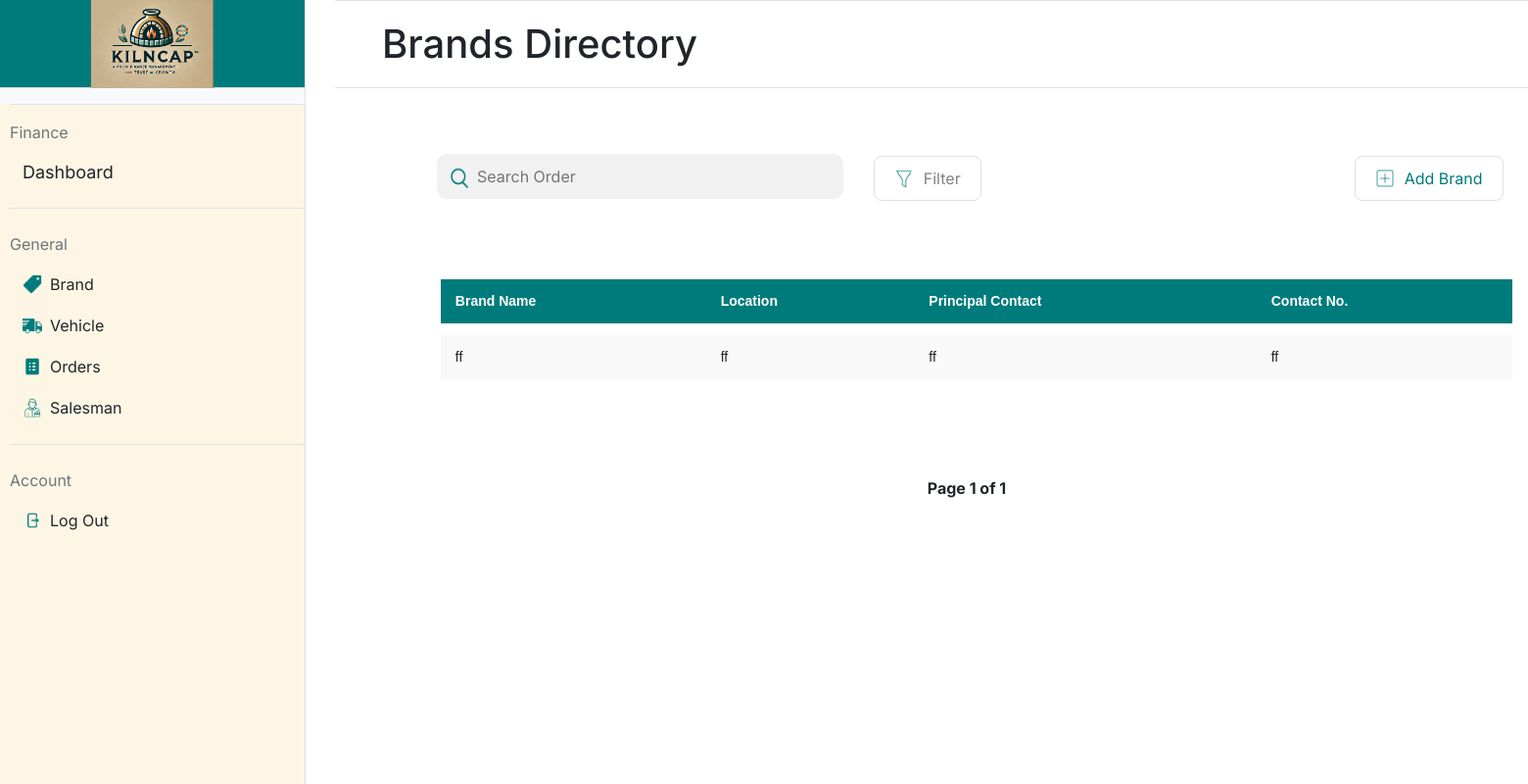
/brand, run on an earlier commit of the app's database.
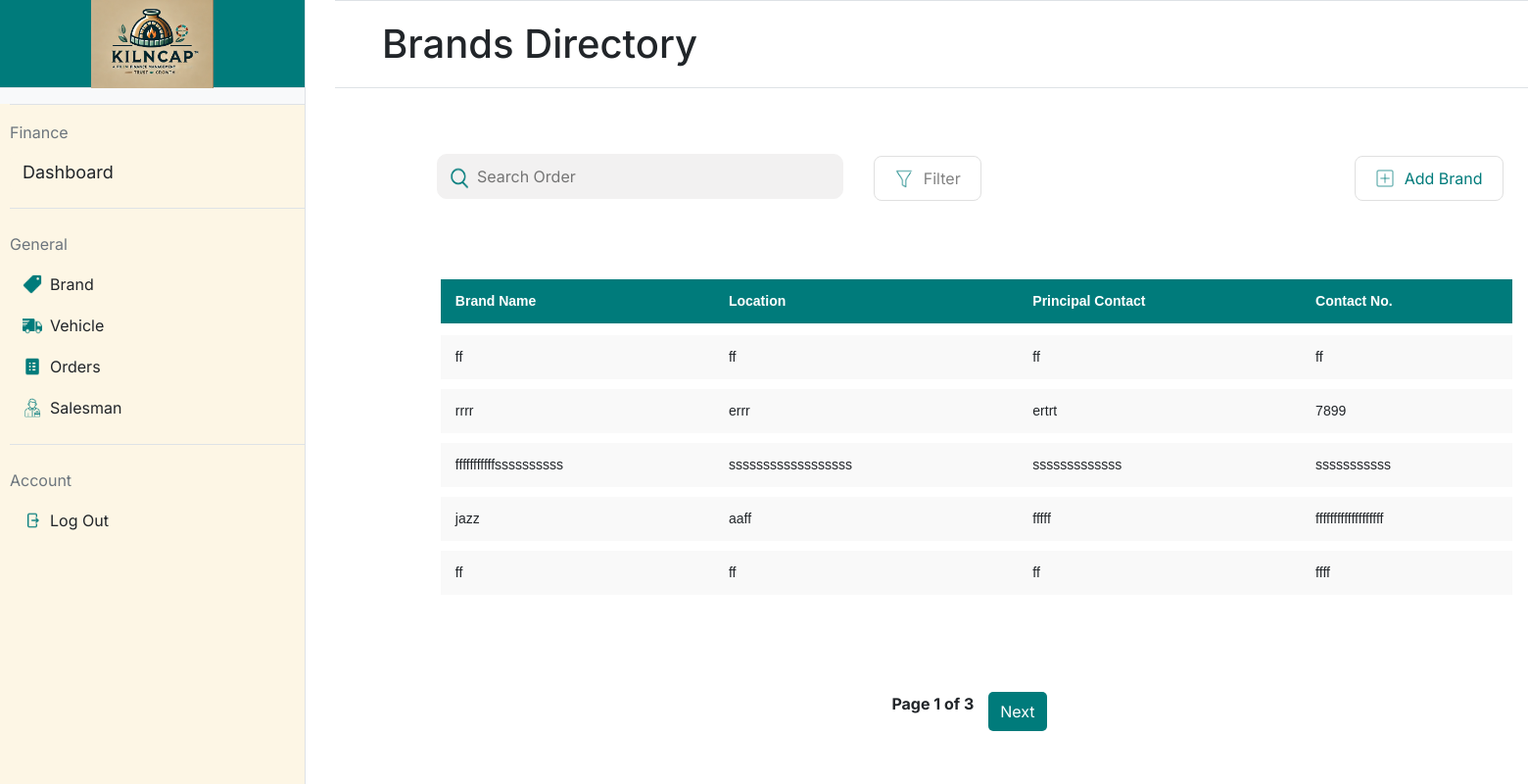
And on a later commit of the database.
### app.py (models this page shows, shortened)
class Brand(db.Model):
    __tablename__ = 'brands'
    id = db.Column(db.Integer, primary_key=True, autoincrement=True)
    name = db.Column(db.String(30), nullable=False)
    location = db.Column(db.String(100), nullable=False)
    contact_no = db.Column(db.String(12), unique=True, nullable=False)
    principal_contact = db.Column(db.String(12), nullable=False)
    brick_types = db.relationship('BrickType', backref='brand', cascade="all, delete-orphan")

### app.py (the view)
@app.route('/brand', methods=['GET'])
def brand():
    page = request.args.get('page', 1, type=int)  # Get the current page number from the URL query parameter
    per_page = 5  # Number of brands to display per page
    brands_paginated = Brand.query.paginate(page=page, per_page=per_page)  # Query the brands with pagination
    return render_template('brand.html', brands=brands_paginated.items, pagination=brands_paginated)

### templates/brand.html (shortened to what this page needs)
{% extends "base.html" %}
{% block title %}
<link rel="stylesheet" href="static/brand.css">
{% endblock %}
{% block mainheading %}
Brands Directory
{% endblock %}
{% block maincontent %}
<div>
    <table style="padding-left: 5.5%;">
        <form action="{{ url_for('brand_list_buttons') }}" method="post">
            <td style="width:40%; padding-left: 85px;">
                    <div style="position: relative; width: 100%;">
                        <img src="/static/icons/search-icon.png"
                             alt="Search Icon"
                             style="position: absolute; left: 7px; top: 60%; transform: translateY(-50%); width: 30px; height: 30px;">
                        <input type="text"
                               placeholder="Search Order"
                               style="width: 100%; padding-left: 40px;">
                    </div>
                </td>
            <td style="width:10%;padding-left: 30px;padding-top:15px">
                <button class="styled-button" name="button"
                    value="filter_brand">
                    <img src="/static/icons/filter-icon.png" alt="Icon"
                        class="button-icon">
                    Filter
                </button>
            </td>
            <td style="padding-left: 380px;padding-top:15px">
                <button class="styled-button" name="button" value="add_brand">
                    <img src="/static/icons/add-icon.png" alt="Icon"
                        class="button-icon">
                    <div style="color:#007B7B">Add Brand</div>
                </button>
            </td>
        </form>
    </table>
    <div style="padding: 5.5%;">
        <table class="styled-table"
            style="padding-left: 20px; width: 100%; border-collapse: separate; border-spacing: 0 10px;">
            <thead>
                <tr>
                    <th>Brand Name</th>
                    <th>Location</th>
                    <th>Principal Contact</th>
                    <th>Contact No.</th>
                </tr>
            </thead>
            <tbody>
                {% for brand in brands %}
                <tr
                    data-url="{{ url_for('brand_details', brand_id=brand.id) }}"
                    onclick="redirectToDetails(this)" style="cursor: pointer;">
                    <td>{{ brand.name }}</td>
                    <td>{{ brand.location }}</td>
                    <td>{{ brand.principal_contact }}</td>
                    <td>{{ brand.contact_no }}</td>
                </tr>
                {% endfor %}
            </tbody>
        </table>
    </div>
    <div class="pagination">
        <span>Page {{ pagination.page }} of {{ pagination.pages }}</span>
        {% if pagination.has_next %}
        <a href="{{ url_for('brand', page=pagination.next_num) }}">Next</a>
        {% endif %}
    </div>
</div>
{% endblock %}

What changed in the data, as far as the page shows it:
added Brand: name "rrrr", location "errr", principal_contact "ertrt", contact_no "7899"
added Brand: name "fffffffffffssssssssss", location "ssssssssssssssssss", principal_contact "sssssssssssss", contact_no "sssssssssss"
added Brand: name "jazz", location "aaff", principal_contact "fffff", contact_no "fffffffffffffffffff"
added Brand: name "ff", location "ff", principal_contact "ff", contact_no "ffff"
Also different on the page:
{{ pagination.pages }}: "1" → "3"
text now shown: "Next"
